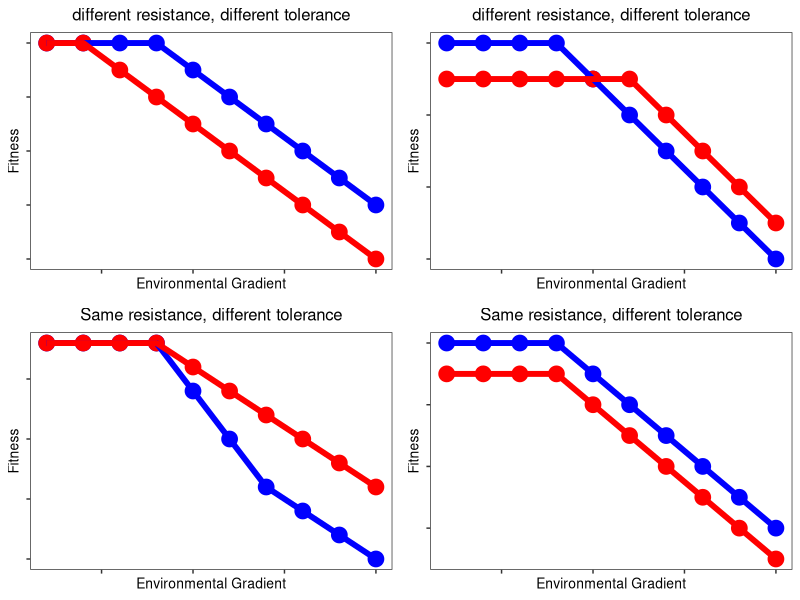

Source code (R):
## ---- chunk 1
library(ggplot2)
library(gridExtra)
T<-theme_bw()+theme(text=element_text(size=10),axis.text=element_text(size=15),
                    legend.text=element_text(size=15),panel.grid.major=element_blank(),
                    legend.position="none",panel.grid.minor.x = element_blank(),
                    panel.grid = element_blank(),legend.key = element_blank(),axis.text.x=element_blank(),axis.text.y=element_blank(),plot.title=element_text(hjust=0.5))
## ---- chunk 2

### Differences in resistance 
x<-rep(seq(1:10),2)
y<-c(10,10,10,10,9,8,7,6,5,4,10,10,9,8,7,6,5,4,3,2)
genotype<-c(rep("A",10),rep("B",10))

p<-data.frame(x,y,genotype)

a0<-ggplot(p,aes(x,y,colour=genotype))+geom_point(size=5)+geom_line(size=2)+xlab("Environmental Gradient")+ylab("Fitness")+T+scale_color_manual(values=c("blue","red"))+ggtitle("different resistance, different tolerance")

# simple reduction in resistance impacts tolerance 

### Same resistance, different tolerance

x1<-rep(seq(1:10),2)
y1<-c(9,9,9,9,7,5,3,2,1,0,9,9,9,9,8,7,6,5,4,3)
genotype<-c(rep("A",10),rep("B",10))
p1<-data.frame(x1,y1,genotype)

a1<-ggplot(p1,aes(x1,y1,colour=genotype))+geom_point(size=5)+geom_line(size=2)+xlab("Environmental Gradient")+ylab("Fitness")+T+scale_color_manual(values=c("blue","red"))+ggtitle("Same resistance, different tolerance")


# Same resistance , difference in starting tolernace

x2<-rep(seq(1:10),2)
y2<-c(10,10,10,10,9,8,7,6,5,4,9,9,9,9,8,7,6,5,4,3)
genotype<-c(rep("A",10),rep("B",10))
p2<-data.frame(x2,y2,genotype)

a2<-ggplot(p2,aes(x2,y2,colour=genotype))+geom_point(size=5)+geom_line(size=2)+xlab("Environmental Gradient")+ylab("Fitness")+T+scale_color_manual(values=c("blue","red"))+ggtitle("Same resistance, different tolerance")

## difference in resistance and tolerance 
x3<-rep(seq(1:10),2)
y3<-c(10,10,10,10,9,8,7,6,5,4,9,9,9,9,9,9,8,7,6,5)
genotype<-c(rep("A",10),rep("B",10))
p3<-data.frame(x3,y3,genotype)

a3<-ggplot(p3,aes(x3,y3,colour=genotype))+geom_point(size=5)+geom_line(size=2)+xlab("Environmental Gradient")+ylab("Fitness")+T+scale_color_manual(values=c("blue","red"))+ggtitle("different resistance, different tolerance")

grid.arrange(a0,a3,a1,a2,nrow=2,ncol=2)

